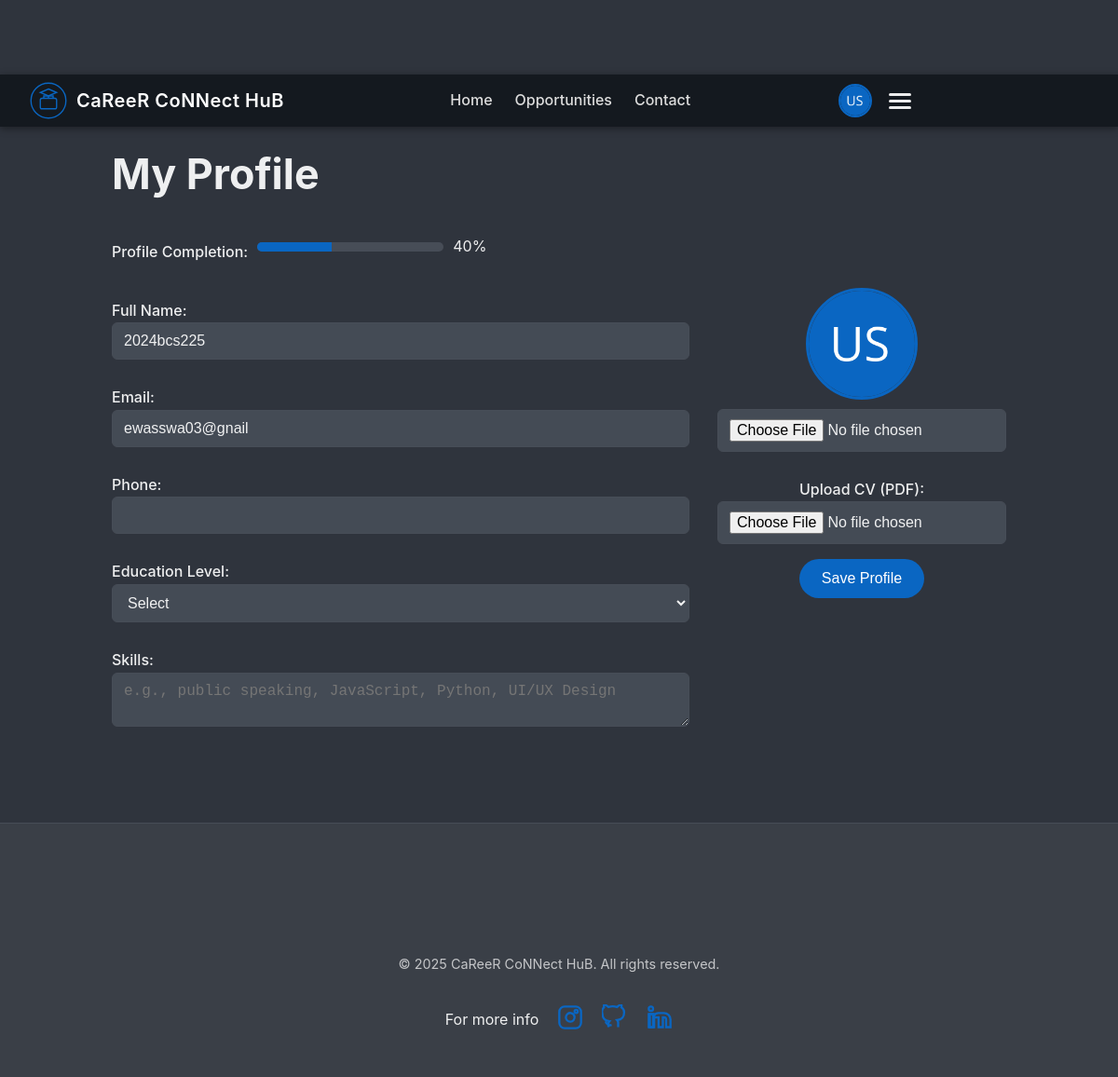
The app's page /pages/student-profile.php (signed in) with its own data.
### tables this page shows
CREATE TABLE `users` (
  `id` int(11) NOT NULL,
  `username` varchar(255) NOT NULL,
  `name` varchar(255) DEFAULT NULL,
  `email` varchar(255) NOT NULL,
  `phone` varchar(20) DEFAULT NULL,
  `password` varchar(255) NOT NULL,
  `role` enum('student','employer') NOT NULL,
  `company_name` varchar(255) DEFAULT NULL,
  `company_type` varchar(255) DEFAULT NULL,
  `industry` varchar(255) DEFAULT NULL,
  `company_description` text DEFAULT NULL,
  `createdAt` datetime NOT NULL,
  `updatedAt` datetime NOT NULL,
  `profile_image` varchar(255) DEFAULT NULL,
  `theme` enum('light','dark') DEFAULT 'dark',
  `remember_token` varchar(255) DEFAULT NULL,
  `remember_expires_at` datetime DEFAULT NULL
);

### pages/student-profile.php (the view, shortened to what this page needs)
<?php
require_once __DIR__ . '/../includes/db.php';
$user = $_SESSION['user'] ?? [];
$userId = (int)($user['id'] ?? 0);
$profileData = [
    'id' => $userId,
    'name' => '',
    'fullName' => '',
    'email' => '',
    'phone' => '',
    'education' => '',
    'skills' => '',
    'profile_image' => '/uploads/profile/default-avatar.png',
    'cv' => ''
];
if ($userId) {
    $stmt = $conn->prepare("SELECT id, name, email, phone, profile_image FROM users WHERE id = ?");
    $stmt->bind_param("i", $userId);
    $stmt->execute();
    $res = $stmt->get_result();
    $u = $res->fetch_assoc();
    if ($u) {
        $profileData['id'] = (int)$u['id'];
        $profileData['name'] = $u['name'] ?? '';
        $profileData['fullName'] = $u['name'] ?? '';
        $profileData['email'] = $u['email'] ?? '';
        $profileData['phone'] = $u['phone'] ?? '';
        $profileData['profile_image'] = $u['profile_image'] ?: '/uploads/profile/default-avatar.png';
    }
}
$user = $profileData;
$profilePic = $user['profile_image'];
?>
<!DOCTYPE html>
<html lang="en">
<head>
  <link rel="stylesheet" href="../css/global.css">
  <link rel="stylesheet" href="../css/responsive.css">
  <link rel="stylesheet" href="../css/student-profile.css">
</head>
<body class="student-page">
  <?php include_once __DIR__ . '/../includes/navbar.php'; ?>
  <main class="profile-container">
    <h1>My Profile</h1>
    <div class="progress-section">
      <label>Profile Completion:</label>
      <div class="progress-bar">
        <div id="completion-fill" class="progress-fill" style="width: 0%;"></div>
      </div>
      <span id="completion-text">0%</span>
    </div>
    <div class="profile">
      <form id="profileForm" enctype="multipart/form-data" method="POST" action="../includes/upload_helpers.php">
        <div class="form-grid">
          <div>
            <label>Full Name:</label>
            <input type="text" name="fullName" id="fullName" value="<?= htmlspecialchars($user['fullName'] ?: $user['name']) ?>" required>
            <label>Email:</label>
            <input type="email" name="email" id="email" value="<?= htmlspecialchars($user['email'] ?? '') ?>" required>
            <label>Phone:</label>
            <input type="text" name="phone" id="phone" value="<?= htmlspecialchars($user['phone'] ?? '') ?>">
            <label>Education Level:</label>
            <select id="education" name="education">
              <option value="">Select</option>
            </select>
            <label>Skills:</label>
            <textarea id="skills" name="skills" placeholder="e.g., public speaking, JavaScript, Python, UI/UX Design"><?= htmlspecialchars($user['skills'] ?? '') ?></textarea>
          </div>
          <div class="upload-section">
            <div class="profile-pic-wrapper">
              <img src="<?= $profilePic ?>" alt="avatar" style="width:120px;height:120px;border-radius:50%;">
              <input type="file" id="profilePic" name="profilePic" accept="image/*">
            </div>
            <label>Upload CV (PDF):</label>
            <input type="file" id="cvFile" name="cvFile" accept=".pdf">
            <button type="submit" class="btn btn-primary">Save Profile</button>
          </div>
        </div>
      </form>
    </div>
  </main>
  <footer class="footer">
    <div class="page-content-wrapper footer-content">
      <p>© 2025 CaReeR CoNNect HuB. All rights reserved.</p>
      <div class="footer-social">
        <span>For more info</span>
        <a href="https://www.instagram.com/my.preciouspabz" target="_blank" aria-label="Instagram" class="social-link">
          <svg xmlns="http://www.w3.org/2000/svg" width="28" height="28" fill="none" stroke="currentColor" stroke-width="2" viewBox="0 0 24 24">
            <rect x="2" y="2" width="20" height="20" rx="5" ry="5"/>
            <path d="M16 11.37A4 4 0 1 1 12.63 8 4 4 0 0 1 16 11.37z"/>
            <circle cx="17.5" cy="6.5" r="1.5"/>
          </svg>
        </a>
        <a href="https://github.com/pabz123" target="_blank" aria-label="GitHub" class="social-link">
        </a>
        <a href="https://www.linkedin.com/in/pabz" target="_blank" aria-label="LinkedIn" class="social-link">
          <svg xmlns="http://www.w3.org/2000/svg" width="28" height="28" fill="none" stroke="currentColor" stroke-width="2" viewBox="0 0 24 24">
            <path d="M16 8a6 6 0 0 1 6 6v7h-4v-7a2 2 0 0 0-2-2h-1v9h-4v-9h-4v9H3V9h4v1.2a4.6 4.6 0 0 1 4-2.2z"/>
            <rect x="2" y="9" width="4" height="12"/>
            <circle cx="4" cy="4" r="2"/>
          </svg>
        </a>
      </div>
    </div>
  </footer>
</body>
</html>

### css/responsive.css (style rules this page uses)
* { box-sizing: border-box; }
html { font-size: 16px; -webkit-text-size-adjust: 100%; }
body { overflow-x: hidden; padding-top: 70px; }
.page-content-wrapper { padding: 12px; max-width: 100%; }
input, select, textarea { font-size: 16px; padding: 12px; margin-bottom: 12px; }
.btn { width: 100%; padding: 12px; font-size: 1rem; }
.profile-container { margin: 20px auto; padding: 12px; }
.form-grid { grid-template-columns: 1fr; gap: 16px; }
.profile-pic-wrapper img { width: 100px; height: 100px; }
.progress-section { flex-direction: column; align-items: flex-start; gap: 8px; }
.progress-bar { width: 100%; max-width: 300px; }
.footer { padding: 16px 0; }
.footer-content { flex-direction: column; gap: 12px; text-align: center; }
.footer-social { justify-content: center; gap: 16px; }
@media (min-width: 480px) { body { padding-top: 80px; } }
@media (min-width: 480px) { .page-content-wrapper { padding: 16px; } }
@media (min-width: 480px) { .profile-container { padding: 16px; } }
@media (min-width: 480px) { .profile-pic-wrapper img { width: 120px; height: 120px; } }
@media (min-width: 480px) { .btn { width: auto; min-width: 120px; } }
@media (min-width: 768px) { body { padding-top: 80px; } }
@media (min-width: 768px) { .page-content-wrapper { padding: 20px; max-width: 1128px; } }
@media (min-width: 768px) { .profile-container { max-width: 1000px; margin: 60px auto; padding: 20px; } }
@media (min-width: 768px) { .form-grid { grid-template-columns: 2fr 1fr; gap: 30px; } }
@media (min-width: 768px) { .profile-pic-wrapper img { width: 140px; height: 140px; } }
@media (min-width: 768px) { .progress-section { flex-direction: row; align-items: center; } }
@media (min-width: 768px) { .progress-bar { width: 200px; } }
@media (min-width: 768px) { .footer-content { flex-direction: row; justify-content: space-between; } }
@media (min-width: 1024px) { .page-content-wrapper { max-width: 1200px; } }
@media (min-width: 1024px) { .profile-container { max-width: 1100px; } }

### css/student-profile.css (style rules this page uses)
.profile-container { max-width: 1000px; margin: 120px auto 60px; padding: 20px; }
.form-grid { display: grid; grid-template-columns: 2fr 1fr; gap: 30px; }
label { display: block; margin-top: 12px; color: var(--text-dark); font-weight: 500; }
input, select, textarea { width: 100%; padding: 10px; border-radius: 6px; border: 1px solid var(--border-color); background-color: var(--card-background); color: var(--text-dark); }
.profile-pic-wrapper { display: flex; flex-direction: column; align-items: center; gap: 10px; }
.profile-pic-wrapper img { width: 140px; height: 140px; border-radius: 50%; object-fit: cover; border: 3px solid var(--linkedin-blue); }
.progress-section { margin-bottom: 25px; display: flex; align-items: center; gap: 10px; }
.progress-bar { width: 200px; height: 10px; background-color: var(--border-color); border-radius: 5px; overflow: hidden; }
.progress-fill { height: 100%; background-color: var(--linkedin-blue); width: 0%; transition: width 0.4s ease; }
.upload-section { text-align: center; }
.profile-container { margin: 60px auto; }
body { padding-top: 80px; }

### records on screen
users: fullName "2024bcs225", email "ewasswa03@gnail", profile_image (placeholder picture)
